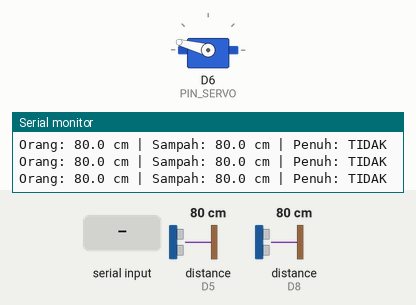
This sketch was run on a simulated ESP8266 (NodeMCU). Parts: servo, the last lines printed to the serial monitor. Wiring (inferred from the names in the program): 2 × ultrasonic range finder: trigger D7, echo D5 / trigger D0, echo D8. The inputs (shaded band) are chosen by the test bench; at power-on: distance to the obstacle (sensors on D5, D8) 80 cm. The echo pulse lasts 58.3 µs per cm; WiFi joins after 1.5 s; servers stay silent unless stated; the audio player accepts every command and is not drawn.

Above: at 3.7 s.
3.8 s: distance to the obstacle (sensor on D5) set to 53 cm
5.8 s: distance to the obstacle (sensor on D5) set to 46 cm
At 8.1 s:
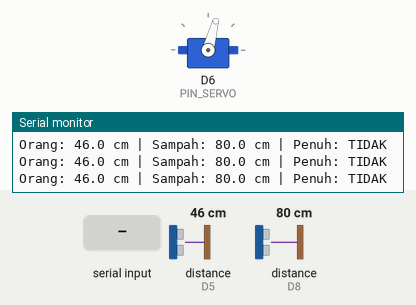
8.8 s: "C90\n" received over Serial
At 10.64 s:
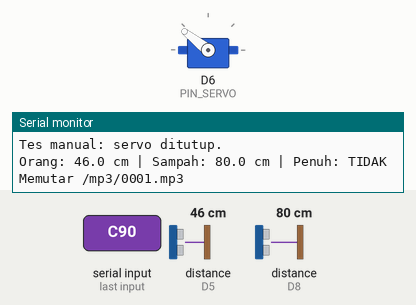
11.8 s: distance to the obstacle (sensor on D8) set to 5 cm
13.8 s: distance to the obstacle (sensor on D8) set to 2 cm
At 14.88 s:
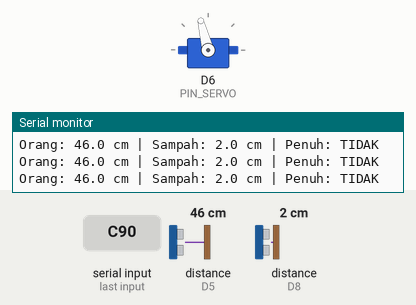
Timing chart, 0 to 17.3 s (numbered marks = the images above; inputs shaded):
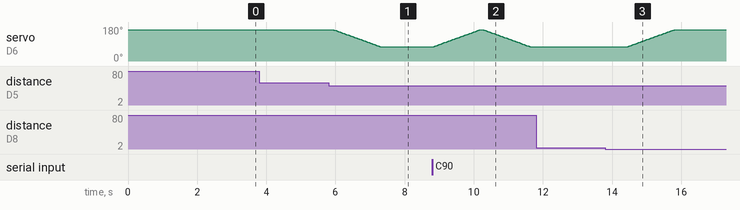

The sketch:

iot_tempat_sampah_telegram.ino
```cpp
#include <ESP8266WiFi.h>
#include <WiFiClientSecureBearSSL.h>
#include <UniversalTelegramBot.h>
#include <Servo.h>
#include <SoftwareSerial.h>
#include <DFRobotDFPlayerMini.h>

// Isi dengan kredensial baru sebelum upload.
// Token lama yang pernah dibagikan sebaiknya di-revoke melalui BotFather.
const char* WIFI_SSID = "";
const char* WIFI_PASSWORD = "";
const char* BOT_TOKEN = "";
const char* CHAT_ID = "";

// ================================================================
// PIN NODEMCU ESP8266
// ================================================================
constexpr uint8_t TRIG_ORANG = D7;
constexpr uint8_t ECHO_ORANG = D5;
constexpr uint8_t TRIG_SAMPAH = D0;
constexpr uint8_t ECHO_SAMPAH = D8;
constexpr uint8_t PIN_SERVO = D6;

// SoftwareSerial menggunakan urutan (RX ESP8266, TX ESP8266):
// TX DFPlayer -> D2 (RX ESP8266)
// RX DFPlayer <- D1 (TX ESP8266), melalui resistor 1 kOhm
constexpr uint8_t DFPLAYER_RX_ESP = D1;
constexpr uint8_t DFPLAYER_TX_ESP = D2;

constexpr float BATAS_ORANG_CM = 50.0f;
constexpr float BATAS_PENUH_CM = 4.0f;
constexpr float RESET_PENUH_CM = 15.0f;

constexpr int SUDUT_TUTUP = 165;
constexpr int SUDUT_BUKA = 75;
constexpr uint8_t JEDA_GERAK_SERVO_MS = 15;

constexpr uint8_t VOLUME_DFPLAYER = 22;  // rentang 0-30
constexpr unsigned long JEDA_TUTUP_MS = 2000UL;
constexpr unsigned long INTERVAL_SENSOR_MS = 300UL;
constexpr unsigned long INTERVAL_WIFI_MS = 10000UL;

Servo servoTutup;
SoftwareSerial dfSerial(DFPLAYER_RX_ESP, DFPLAYER_TX_ESP);
DFRobotDFPlayerMini dfPlayer;
BearSSL::WiFiClientSecure secureClient;
UniversalTelegramBot bot(BOT_TOKEN, secureClient);

bool dfPlayerSiap = false;
bool dfPlayerTanpaACK = false;
bool tutupTerbuka = false;
bool statusPenuh = false;
bool wifiSebelumnyaTerhubung = false;
bool peringatanPenuhSudahDiputar = false;
int posisiServo = SUDUT_TUTUP;

float jarakOrang = -1.0f;
float jarakSampah = -1.0f;
uint8_t hitungPenuh = 0;
uint8_t hitungKosong = 0;
unsigned long terakhirOrangTerlihat = 0;
unsigned long sensorTerakhir = 0;
unsigned long wifiTerakhir = 0;

bool kirimTelegram(const String& pesan) {
  if (WiFi.status() != WL_CONNECTED) {
    Serial.println(F("Telegram belum dikirim: Wi-Fi belum terhubung."));
    return false;
  }

  bool terkirim = bot.sendMessage(CHAT_ID, pesan, "");
  Serial.println(terkirim ? F("Telegram: pesan terkirim.")
                          : F("Telegram: pesan gagal dikirim."));
  return terkirim;
}

void mulaiWiFi() {
  if (WiFi.status() == WL_CONNECTED) return;

  Serial.println(F("Mencoba menghubungkan Wi-Fi..."));
  WiFi.mode(WIFI_STA);
  WiFi.begin(WIFI_SSID, WIFI_PASSWORD);
}

void prosesWiFi(unsigned long sekarang) {
  bool wifiTerhubung = WiFi.status() == WL_CONNECTED;

  if (!wifiTerhubung && sekarang - wifiTerakhir >= INTERVAL_WIFI_MS) {
    wifiTerakhir = sekarang;
    mulaiWiFi();
  }

  if (wifiTerhubung && !wifiSebelumnyaTerhubung) {
    Serial.print(F("Wi-Fi terhubung. IP: "));
    Serial.println(WiFi.localIP());
    kirimTelegram(F("sistem aktif"));
  }

  if (!wifiTerhubung && wifiSebelumnyaTerhubung) {
    Serial.println(F("Wi-Fi terputus; sistem lokal tetap berjalan."));
  }

  wifiSebelumnyaTerhubung = wifiTerhubung;
}

float bacaJarakCm(uint8_t trigPin, uint8_t echoPin) {
  digitalWrite(trigPin, LOW);
  delayMicroseconds(2);
  digitalWrite(trigPin, HIGH);
  delayMicroseconds(10);
  digitalWrite(trigPin, LOW);

  unsigned long durasi = pulseIn(echoPin, HIGH, 30000UL);
  if (durasi == 0) return -1.0f;

  float jarak = durasi * 0.0343f / 2.0f;
  if (jarak < 2.0f || jarak > 400.0f) return -1.0f;
  return jarak;
}

void putarSuaraSekarang(uint8_t nomor) {
  if (!dfPlayerSiap) {
    Serial.println(F("DFPlayer belum siap."));
    return;
  }

  Serial.print(F("Memutar /mp3/000"));
  Serial.print(nomor);
  Serial.println(F(".mp3"));
  dfPlayer.playMp3Folder(nomor);
}

void gerakkanServoPerlahan(int sudutTujuan) {
  sudutTujuan = constrain(sudutTujuan, 10, 170);

  if (posisiServo < sudutTujuan) {
    for (int sudut = posisiServo; sudut <= sudutTujuan; sudut++) {
      servoTutup.write(sudut);
      delay(JEDA_GERAK_SERVO_MS);
      yield();
    }
  } else {
    for (int sudut = posisiServo; sudut >= sudutTujuan; sudut--) {
      servoTutup.write(sudut);
      delay(JEDA_GERAK_SERVO_MS);
      yield();
    }
  }

  posisiServo = sudutTujuan;
}

void bukaTempatSampah() {
  if (statusPenuh) {
    Serial.println(F("Tempat sampah penuh: perintah membuka diabaikan."));
    return;
  }

  if (tutupTerbuka) return;

  tutupTerbuka = true;
  putarSuaraSekarang(1);
  gerakkanServoPerlahan(SUDUT_BUKA);
  Serial.println(F("Orang <50 cm: tempat sampah terbuka."));
}

void tutupTempatSampah() {
  if (!tutupTerbuka) return;

  tutupTerbuka = false;
  putarSuaraSekarang(2);
  gerakkanServoPerlahan(SUDUT_TUTUP);
  Serial.println(F("Orang >50 cm: tempat sampah tertutup."));
}

void prosesKapasitasSampah() {
  if (jarakSampah <= 0.0f) {
    hitungPenuh = 0;
    hitungKosong = 0;
    return;
  }

  if (!statusPenuh) {
    hitungKosong = 0;

    if (jarakSampah < BATAS_PENUH_CM) {
      if (hitungPenuh < 3) hitungPenuh++;
    } else {
      hitungPenuh = 0;
    }

    if (hitungPenuh >= 3) {
      statusPenuh = true;
      hitungPenuh = 0;
      peringatanPenuhSudahDiputar = false;

      if (tutupTerbuka || posisiServo != SUDUT_TUTUP) {
        tutupTerbuka = false;
        gerakkanServoPerlahan(SUDUT_TUTUP);
      }

      Serial.println(F("TEMPAT SAMPAH PENUH (<4 cm)."));
      kirimTelegram(F("tempat sampah penuh, silakan dikosongkan"));
    }
    return;
  }

  hitungPenuh = 0;
  if (jarakSampah > RESET_PENUH_CM) {
    if (hitungKosong < 3) hitungKosong++;
  } else {
    hitungKosong = 0;
  }

  if (hitungKosong >= 3) {
    statusPenuh = false;
    hitungKosong = 0;
    peringatanPenuhSudahDiputar = false;
    Serial.println(F("Tempat sampah kosong: siap digunakan kembali."));
    kirimTelegram(F("tempat sampah kosong, siap digunakan"));
  }
}

void prosesSensor(unsigned long sekarang) {
  if (statusPenuh) {
    if (tutupTerbuka || posisiServo != SUDUT_TUTUP) {
      tutupTerbuka = false;
      gerakkanServoPerlahan(SUDUT_TUTUP);
    }

    // Peringatan hanya sekali untuk setiap orang yang mendekat.
    if (jarakOrang > 0.0f && jarakOrang < BATAS_ORANG_CM) {
      if (!peringatanPenuhSudahDiputar) {
        putarSuaraSekarang(3);
        peringatanPenuhSudahDiputar = true;
        Serial.println(F("Orang mendekat, tetapi tempat sampah penuh."));
      }
    } else {
      peringatanPenuhSudahDiputar = false;
    }
    return;
  }

  if (jarakOrang > 0.0f && jarakOrang < BATAS_ORANG_CM) {
    terakhirOrangTerlihat = sekarang;
    bukaTempatSampah();
    return;
  }

  if (tutupTerbuka &&
      sekarang - terakhirOrangTerlihat >= JEDA_TUTUP_MS) {
    tutupTempatSampah();
  }
}

void prosesPerintahSerial() {
  if (!Serial.available()) return;

  char perintah = Serial.read();
  if (perintah >= 'a' && perintah <= 'z') perintah -= 32;

  switch (perintah) {
    case 'O':
      if (statusPenuh) {
        Serial.println(F("Tes manual ditolak: tempat sampah masih penuh."));
      } else {
        gerakkanServoPerlahan(SUDUT_BUKA);
        tutupTerbuka = true;
        Serial.println(F("Tes manual: servo dibuka."));
      }
      break;

    case 'C':
      gerakkanServoPerlahan(SUDUT_TUTUP);
      tutupTerbuka = false;
      Serial.println(F("Tes manual: servo ditutup."));
      break;

    case '1':
    case '2':
    case '3':
      putarSuaraSekarang(perintah - '0');
      break;
  }
}

void setup() {
  Serial.begin(115200);
  delay(500);

  Serial.println();
  Serial.println(F("=== 2 ULTRASONIK + DFPLAYER + SERVO + TELEGRAM ==="));

  pinMode(TRIG_ORANG, OUTPUT);
  pinMode(ECHO_ORANG, INPUT);
  pinMode(TRIG_SAMPAH, OUTPUT);
  pinMode(ECHO_SAMPAH, INPUT);
  digitalWrite(TRIG_ORANG, LOW);
  digitalWrite(TRIG_SAMPAH, LOW);

  servoTutup.attach(PIN_SERVO, 500, 2400);
  servoTutup.write(SUDUT_TUTUP);
  posisiServo = SUDUT_TUTUP;
  delay(500);
  Serial.print(F("Servo siap di D6, posisi tertutup "));
  Serial.print(SUDUT_TUTUP);
  Serial.println(F(" derajat."));

  dfSerial.begin(9600);
  delay(1000);

  if (dfPlayer.begin(dfSerial, true, true)) {
    dfPlayerSiap = true;
    Serial.println(F("DFPlayer terdeteksi."));
  } else {
    // Beberapa modul clone menerima perintah tetapi tidak mengirim ACK.
    Serial.println(F("DFPlayer tidak membalas; mencoba mode tanpa ACK."));
    dfPlayer.begin(dfSerial, false, false);
    dfPlayerSiap = true;
    dfPlayerTanpaACK = true;
  }

  dfPlayer.volume(VOLUME_DFPLAYER);

  secureClient.setInsecure();
  WiFi.persistent(false);
  WiFi.setAutoReconnect(true);
  mulaiWiFi();

  Serial.println(F("Menunggu objek pada jarak kurang dari 50 cm..."));
  Serial.println(F("Manual: O=buka, C=tutup, 1/2/3=putar suara."));
}

void loop() {
  unsigned long sekarang = millis();
  prosesWiFi(sekarang);
  prosesPerintahSerial();

  if (sekarang - sensorTerakhir >= INTERVAL_SENSOR_MS) {
    sensorTerakhir = sekarang;
    jarakOrang = bacaJarakCm(TRIG_ORANG, ECHO_ORANG);
    delay(40);  // Mencegah dua ultrasonik saling mengganggu.
    jarakSampah = bacaJarakCm(TRIG_SAMPAH, ECHO_SAMPAH);

    Serial.print(F("Orang: "));
    if (jarakOrang < 0.0f) {
      Serial.print(F("GAGAL"));
    } else {
      Serial.print(jarakOrang, 1);
      Serial.print(F(" cm"));
    }

    Serial.print(F(" | Sampah: "));
    if (jarakSampah < 0.0f) {
      Serial.print(F("GAGAL"));
    } else {
      Serial.print(jarakSampah, 1);
      Serial.print(F(" cm"));
    }

    Serial.print(F(" | Penuh: "));
    Serial.println(statusPenuh ? F("YA") : F("TIDAK"));

    prosesKapasitasSampah();
    prosesSensor(sekarang);
  }

  if (dfPlayerSiap && !dfPlayerTanpaACK && dfPlayer.available()) {
    uint8_t tipe = dfPlayer.readType();
    int nilai = dfPlayer.read();
    Serial.print(F("Status DFPlayer: tipe="));
    Serial.print(tipe);
    Serial.print(F(", nilai="));
    Serial.println(nilai);
  }

  delay(10);
}
```

Measured:
- the behaviour switches between 51 and 50 cm on distance to the obstacle (sensor on D5) (found by bisection; images 0 and 1)
- the behaviour switches between 4 and 3 cm on distance to the obstacle (sensor on D8) (found by bisection; images 2 and 3)
- after the input at 5.8 s, servo on D6 (PIN_SERVO): moves from 165° to 75° over 1.3 s, starting after 0.16 s
- after the input at 8.8 s, servo on D6 (PIN_SERVO): rises from 75° to 165° in 1.3 s, then falls to 75° in 1.5 s
- after the input at 13.8 s, servo on D6 (PIN_SERVO): moves from 75° to 165° over 1.4 s, starting after 0.63 s
